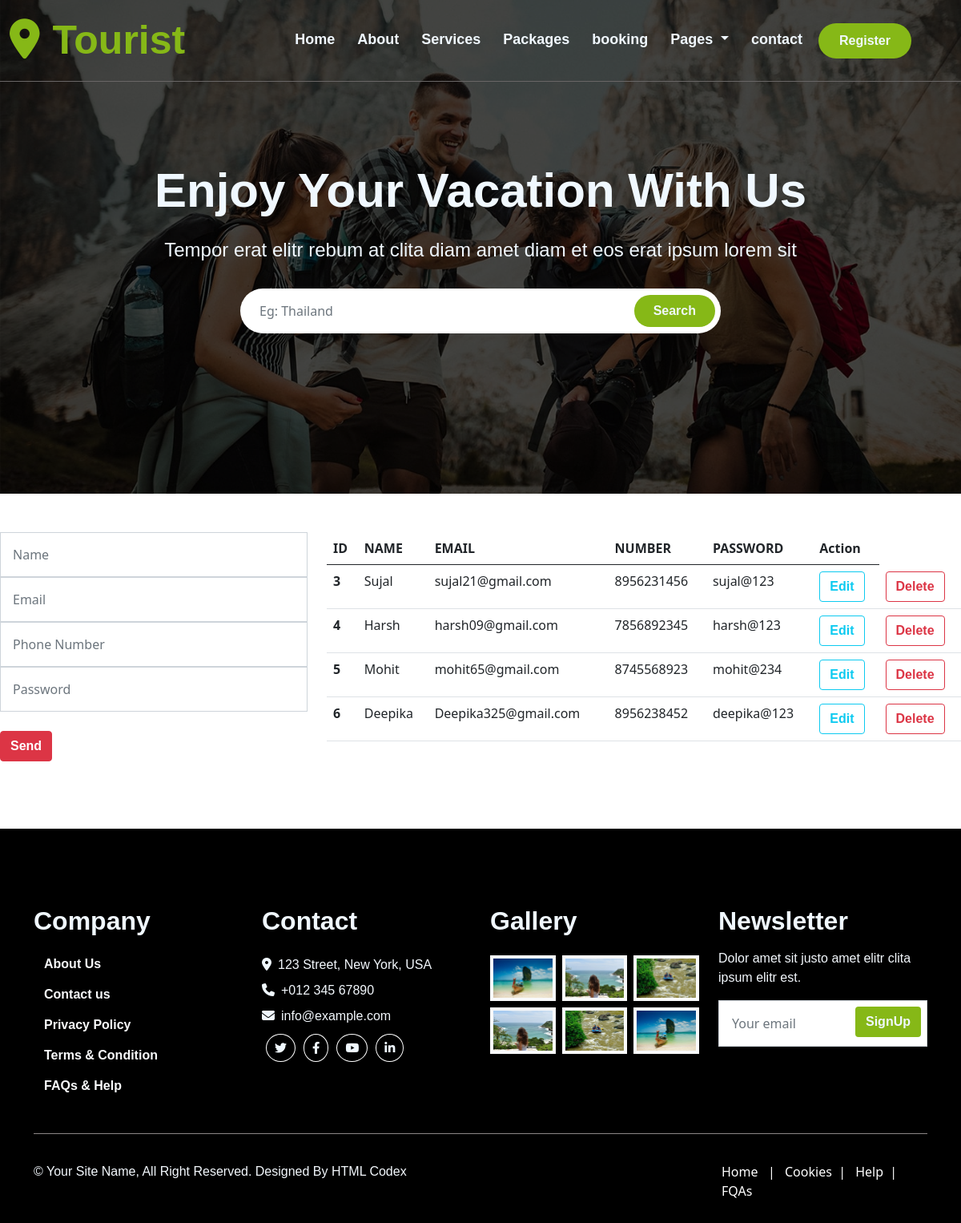
The app's page /cont/, older data.
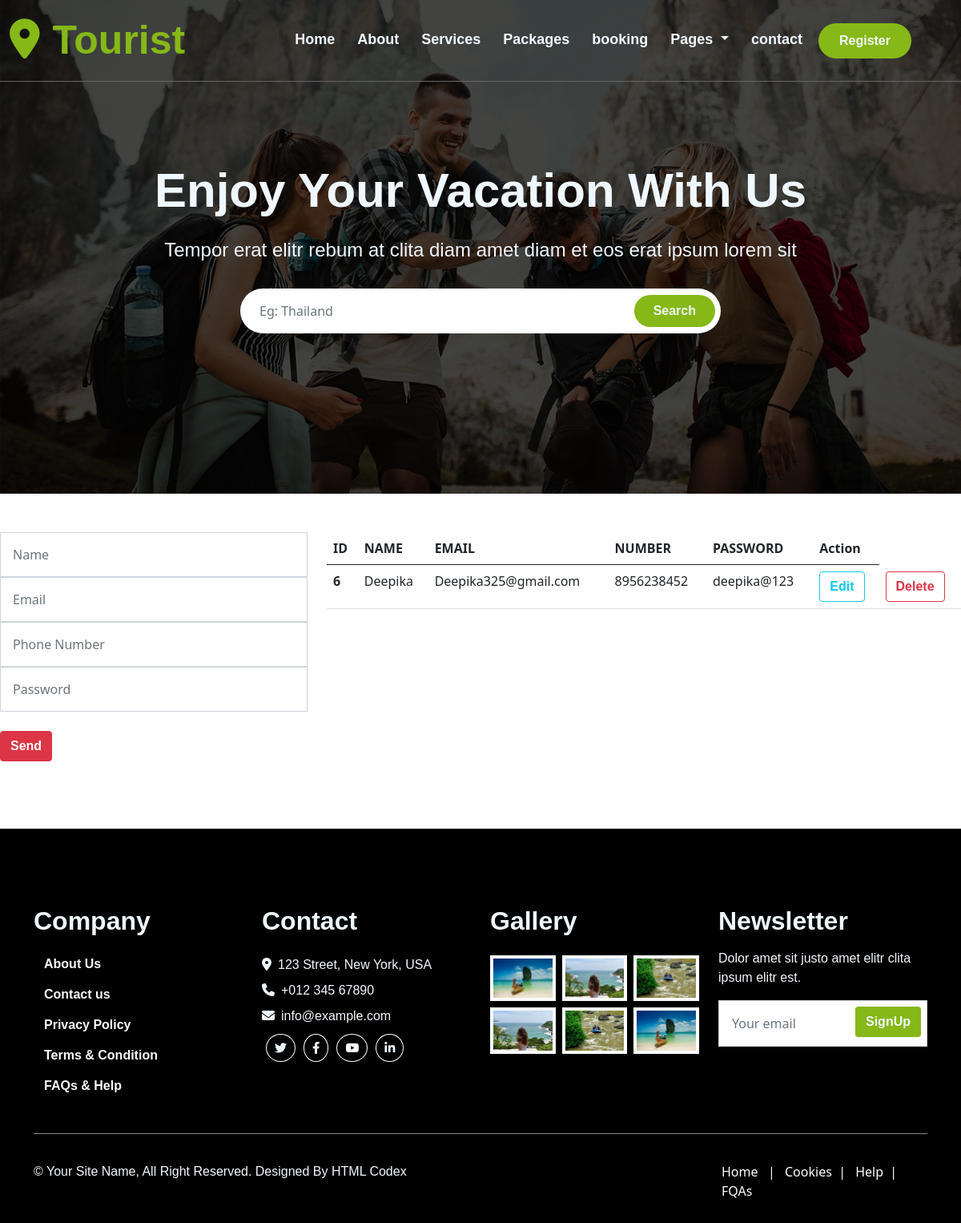
The same page, newer data.
### form/models.py (models this page shows)
class FormModel(models.Model):
    name = models.CharField(max_length=30)
    email = models.EmailField(max_length=60)
    num = models.CharField(max_length=20)
    password = models.CharField(max_length=20)

### Tourist/views.py (the view)
# urls.py: path('cont/', views.contact,name = 'contact'),
def contact(request):
    if request.method == 'POST':
        fd = UserData(request.POST)
        if fd.is_valid():
            nm = fd.cleaned_data['name']
            em = fd.cleaned_data['email']
            p = fd.cleaned_data['phone']
            ps = fd.cleaned_data['password']
            fm = FormModel(name=nm, email=em, num=p,password=ps)
            fm.save()
            fd = UserData()
    else:
        fd = UserData()
    data = FormModel.objects.all()
    return render(request, 'contact.html', {'fm':fd, 'data':data})

### Tourist/forms.py
class UserData(forms.Form):
    name = forms.CharField(widget=forms.TextInput(attrs={
        'class':'form-control',
        'placeholder':'Name'
        }))
    email = forms.CharField(widget=forms.EmailInput(attrs={
        'class' : 'form-control',
        'placeholder':'Email'
    }))
    phone = forms.CharField(widget=forms.NumberInput(attrs={
        'class' : 'form-control',
        'placeholder':'Phone Number'
    }))
    password = forms.CharField(widget=forms.PasswordInput(attrs={
        'class' : 'form-control',
        'placeholder':'Password'
    }))

### templates/contact.html (shortened to what this page needs)
{% extends 'base.html' %}
{% block tour %}
        <div class="contact_section2">
          <div class="row">
            <div class="col-md-4 ">
              <div class="mail_section">
                <form action="" method="post">
                {{ fm.name }}
                {{ fm.email }}
                {{ fm.phone }}
                {{ fm.password }}
                <input type="submit" class="btn btn-danger my-4" value="Send">
              </form>
              </div>
            </div>
            <div class="col-md-8 padding_0 ">
              <table class="table">
                <thead>
                  <tr>
                    <th scope="col">ID</th>
                    <th scope="col">NAME</th>
                    <th scope="col">EMAIL</th>
                    <th scope="col">NUMBER</th>
                    <th scope="col">PASSWORD</th>
                    <th scope="col">Action</th>
                  </tr>
                </thead>
                <tbody>
                   {% for i in data  %}
                  <tr>
                    <th scope="row">{{ i.id }}</th>
                    <td>{{ i.name }}</td>
                    <td>{{ i.email }}</td>
                    <td>{{ i.num }}</td>
                    <td>{{ i.password }}</td>
                    <td>
                      <a href="{% url 'update' i.id %}" class="btn btn-outline-info">Edit</a>
                    </td>
                    <td>
                      <form action="{% url 'delete' i.id %}" method="post">
                        <input type="submit" class="btn btn-outline-danger" value="Delete">
                      </form>
                    </td>
                  </tr>
                  {% endfor %}
                </tbody>
              </table>
            </div>
          </div>
        </div>
    {% endblock tour %}

### templates/base.html (shortened to what this page needs)
{% include 'header.html' %}
{% block tour %}{% endblock tour %}
{% include 'footer.html' %}

### templates/header.html (shortened to what this page needs)
<!DOCTYPE html>
<html lang="en">
<head>
    <link rel="stylesheet" type="text/css" href="/static/css/bootstrap.min.css">
    <link rel="stylesheet" type="text/css" href="/static/css/style.css">
    <link rel="stylesheet" type="text/css" href="/static/icon/css/all.min.css">
</head>
<body>
<div class="tourist mb-5">
    <div class="new">
            <div class="bord ">
                <nav class="navbar navbar-expand-lg">
                    <div class="container-fluid">
                        <a class="navbar-brand" href="#"><i class="fa fa-map-marker-alt me-3"></i>Tourist</a>
                    <div class="nomm">
                        <div class="collapse navbar-collapse" id="navbarSupportedContent">
                        <ul class="navbar-nav me-auto mb-2 mt-0 mb-lg-0">
                            <li class="nav-item">
                            <a class="nav-link active" aria-current="page" href={% url 'home' %}>Home</a>
                            </li>
                            <li class="nav-item">
                            <a class="nav-link" href={% url 'about' %}>About</a>
                            </li>
                            <li class="nav-item">
                            <a class="nav-link" href={% url 'service' %}>Services</a>
                            </li>
                            <li class="nav-item">
                            <a class="nav-link" href={% url 'package' %}>Packages</a>
                            </li>
                            <li class="nav-item">
                                <a class="nav-link" href={% url 'booking' %}>booking</a>
                                </li>
                            <li class="nav-item dropdown">
                            <a class="nav-link dropdown-toggle" href="#" role="button" data-bs-toggle="dropdown" aria-expanded="true">
                                Pages
                            </a>
                            </li>
                            <li class="nav-item">
                                <a class="nav-link" href={% url 'contact' %}>contact</a>
                                </li>
                        </ul>
                            <button class="btn" type="submit">Register</button>
                        </div>
                    </div>
                    </div>
                </nav>
            </div>
          <h1>Enjoy Your Vacation With Us</h1>
          <p >Tempor erat elitr rebum at clita diam amet diam et eos erat ipsum lorem sit</p>
          <div class="search_bar position-relative mx-auto">
            <input class="form-control border-0 rounded-pill w-100 py-3 ps-4 pe-5 text-dark" type="text" placeholder="Eg: Thailand" >
            <button type="button" class="btn btn-primary rounded-pill  py-2 px-4 border border-0 position-absolute top-0 end-0" >Search</button>
          </div>
    </div>
</div>

### templates/footer.html (shortened to what this page needs)
<div class="ender py-5">
    <div class="container">
        <div class="borderline">
            <div class="row mt-5">
                <div class="col-lg-3">
                    <div class="Company">
                        <h2 class="mb-3">Company</h2>
                        <a class="btn btn text-light" href={% url 'about' %}>About Us</a><br>
                        <a class="btn btn text-light"href="">Contact us</a><br>
                        <a class="btn btn text-light"href={% url 'about' %}>Privacy Policy</a><br>
                        <a class="btn btn text-light"href={% url 'about' %}>Terms & Condition</a><br>
                        <a class="btn btn text-light"href={% url 'about' %}>FAQs & Help</a><br>
                    </div>
                </div>
                <div class="col-lg-3 col-md-12">
                    <div class="contact">
                        <h2 class="mb-4">Contact</h2>
                        <p class="mb-2"><i class="fa fa-map-marker-alt me-2"></i>123 Street, New York, USA </p>
                        <p class="mb-2"> <i class="fa-solid fa-phone me-2"></i>+012 345 67890 </p>
                        <p class="mb-2"><i class="fa-solid fa-envelope me-2"></i>info@example.com </p>
                        <div class="icon d-flex">
                            <a class="btn btn-social" href=""><i class="fa-brands fa-twitter"></i></a>
                            <a class="btn btn-social" href=""><i class="fa-brands fa-facebook-f"></i></a>
                            <a class="btn btn-social" href=""><i class="fa-brands fa-youtube "></i></a>
                            <a class="btn btn-social" href=""><i class="fa-brands fa-linkedin-in"></i></a>
                        </div>
                    </div>
                </div>
                <div class="col-lg-3">
                    <div class="gallery ">
                        <h2 class="mb-3">Gallery</h2>
                        <div class="row g-2 mt-2">
                            <div class="col-lg-4 col-sm-3">
                                <img src="/static/img/package-1.jpg"class="border border-4 border-light ">
                            </div>
                            <div class="col-lg-4 col-sm-3">
                                <img src="/static/img/package-2.jpg"class="border border-4 border-light">
                            </div>
                            <div class="col-lg-4 col-sm-3">
                                <img src="/static/img/package-3.jpg"class="border border-4 border-light">
                            </div>
                            <div class="col-lg-4 col-sm-3">
                                <img src="/static/img/package-2.jpg"class="border border-4 border-light">
                            </div>
                            <div class="col-lg-4 col-sm-3">
                                <img src="/static/img/package-3.jpg"class="border border-4 border-light">
                            </div>
                            <div class="col-lg-4 col-sm-3">
                                <img src="/static/img/package-1.jpg"class="border border-4 border-light">
                            </div>
                        </div>
                    </div>
                </div>
                <div class="col-lg-3 col-md-12">
                    <div class="newsletter">
                        <h2 class="mb-3">Newsletter</h2>
                        <p>Dolor amet sit justo amet elitr clita ipsum elitr est.</p>
                    </div>
                    <div class="mail position-relative mt-3">
                        <input class="form-control p-3" type="text" placeholder="Your email">
                        <button type="button"class="position-absolute top-0 end-0 btn btn-outline-0 mt-2 me-2">SignUp</button>
                    </div>
                </div>
            </div>
        </div>
        <div class="last">
            <div class="row">
                <div class="col-lg-9">
                    <div class="site">
                     <p>© Your Site Name, All Right Reserved. Designed By <a>HTML Codex</a></p>
                    </div>
                 </div>
                 <div class="col-lg-3">
                     <div class="siteweb ">
                     <a class="px-1" href="">Home &nbsp |</a>
                     <a class="px-1" href=""> Cookies  &nbsp|</a>
                     <a class="px-1" href=""> Help   &nbsp|</a>
                     <a class="px-1" href=""> FQAs</a>
                     </div>
                  </div>
            </div>
        </div>
    </div>
</div>
</body>
</html>

### static/css/style.css (style rules this page uses)
.body,html { margin: 0px; padding: 0px; }
h1 ,h2 ,h3 ,h4,h5,h6 { margin: 0px; padding: 0px; font-family: "Nunito",sans-serif; font-weight: 800; color: #2C3E50; }
h1 { margin-bottom: 40px; font-family: "Nunito",sans-serif; font-weight: 800; color: #2C3E50; }
p { margin: 0px; padding: 0px; font-family: "Heebo",sans-serif; font-weight: 400; color: #808B8D; }
.btn { font-family: 'Nunito', sans-serif; font-weight: 600; transition: .5s; }
.new { background-color: rgb(0, 0, 0,0.7); padding-bottom: 200px; }
.bord { border-bottom: 1px solid rgb(105, 102, 102); }
.new h1 { text-align: center; color: aliceblue; margin-top: 100px; font-size: 60px; margin-bottom: 20px; }
.new p { text-align: center; color: aliceblue; font-size:24px; margin-bottom: 30px; }
.nav-link { color: aliceblue; border-bottom: 2px solid transparent; }
.navbar-brand { color: #86B817; font-size: 50px; font-family: "Nunito",sans-serif; font-weight: 800; }
.navbar-brand i { color: #86B817; font-size: 50px; }
.new button { background-color: #86B817; color: aliceblue; border-radius: 23px 23px 23px 23px; padding: 9px 25px; }
.nomm { padding-right:50px ; }
.nomm ul li { padding-right: 12px; font-family: 'Nunito', sans-serif; font-weight: 600; font-size: 18px; }
.search_bar { width:50% ; text-align: center; }
.search_bar button { margin-top: 8px; margin-right: 7px; }
.tourist { background-image: url(../img/bg-hero.jpg); background-position: center; background-repeat: no-repeat; background-size: cover; }
.form-control { padding: 15px; border-radius: initial; }
.ender { background-color: black; color: aliceblue; padding-bottom: 100px; margin-top: 60px; }
.ender h2 ,i { color: aliceblue; }
.ender p { color: rgb(243, 248, 253); }
.icon i { font-size: 15px; border: 1px solid white; border-radius: 100%; padding: 9px 10px; margin: -5px -8px; color: aliceblue; }
.gallery img { width: 100%; }
.mail button { background-color: #86B817; color: aliceblue; }
.borderline { border-bottom: 1px solid rgb(139, 134, 134) ; margin-bottom: 50px; padding-bottom: 40px; }
.siteweb a { text-decoration: none; color: white; }
.last { margin-bottom: -20px; margin-top: -15px; }

Row changes from the older to the newer data that the page shows:
removed FormModel: id "3", name "Sujal", email "sujal21@gmail.com", num "8956231456", password "sujal@123"
removed FormModel: id "4", name "Harsh", email "harsh09@gmail.com", num "7856892345", password "harsh@123"
removed FormModel: id "5", name "Mohit", email "mohit65@gmail.com", num "8745568923", password "mohit@234"
